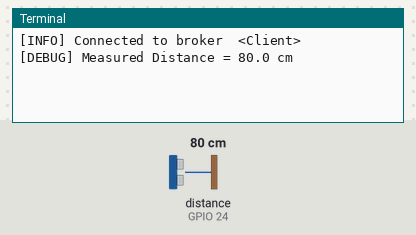
This program was run on a simulated Raspberry Pi (BCM pin numbers). Shown: the last lines printed to the terminal. The inputs (shaded band) are chosen by the test bench; at power-on: distance to the obstacle (sensor on GPIO 24) 80 cm. The echo pulse lasts 58.3 µs per cm; no MQTT or app messages arrive unless stated; the clock reads 2024-03-15 10:24:30 at power-on unless the program sets it.

Above: at 1.3 s.
1.4 s: distance to the obstacle (sensor on GPIO 24) set to 2 cm
At 2.5 s:
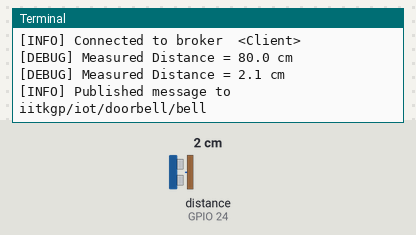
5.6 s: distance to the obstacle (sensor on GPIO 24) set to 4 cm
At 6.9 s:
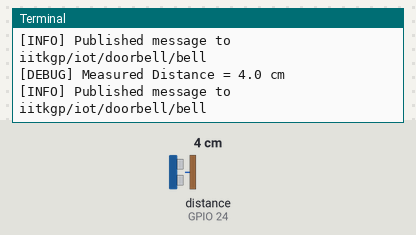
Timing chart, 0 to 8.6 s (numbered marks = the images above; inputs shaded):
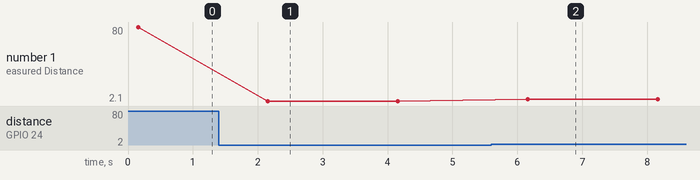

Measured:
- after the input at 1.4 s, the terminal: prints a new line after 0.76 s (image 1)
- after the input at 5.6 s, the terminal: prints a new line after 0.56 s (image 2)
- plotted number 1: 80 → 2.1 after the input at 1.4 s, 2.1 → 4 after the input at 5.6 s

The program:

distance_sensor.py
```python
import RPi.GPIO as GPIO
import paho.mqtt.client as mqtt
import time

#set GPIO Mode BCM
GPIO.setmode(GPIO.BCM)

#set GPIO Pins for IN/OUT
GPIO_TRIGGER = 18
GPIO_ECHO = 24
GPIO.setup(GPIO_TRIGGER, GPIO.OUT)
GPIO.setup(GPIO_ECHO, GPIO.IN)

def distance():
    # set Trigger to HIGH
    GPIO.output(GPIO_TRIGGER, True)

    # set Trigger after 0.01ms to LOW
    time.sleep(0.00001)
    GPIO.output(GPIO_TRIGGER, False)

    StartTime = time.time()
    StopTime = time.time()

    # save StartTime
    while GPIO.input(GPIO_ECHO) == 0:
        StartTime = time.time()

    while GPIO.input(GPIO_ECHO) == 1:
        StopTime = time.time()

    TimeElapsed = StopTime - StartTime
    distance = (TimeElapsed * 34300) / 2

    return distance

if __name__ == '__main__':
	#connect to the broker
	client = mqtt.Client()
	client.connect("localhost", 1883, 60)
	print('[INFO] Connected to broker ',client)
	GPIO.output(GPIO_TRIGGER, False)
	try:
		while True:
			GPIO.output(GPIO_TRIGGER, False)
			dist = distance()
			print ("[DEBUG] Measured Distance = %.1f cm" % dist)
			if dist < 70:
				client.publish('iitkgp/iot/doorbell/bell','From distance sensor', 0)
				print("[INFO] Published message to iitkgp/iot/doorbell/bell ")
			time.sleep(2)
		client.loop_forever()
	finally:
		GPIO.cleanup()
```
